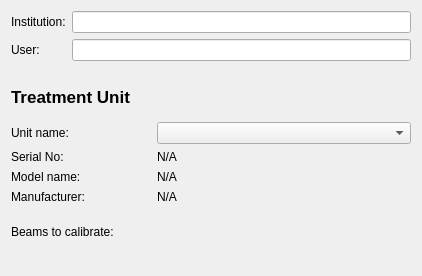
              <widget class="QWidget" name="scrollAreaWidgetContents_2">
               <property name="geometry">
                <rect>
                 <x>0</x>
                 <y>0</y>
                 <width>418</width>
                 <height>276</height>
                </rect>
               </property>
               <property name="sizePolicy">
                <sizepolicy hsizetype="MinimumExpanding" vsizetype="MinimumExpanding">
                 <horstretch>0</horstretch>
                 <verstretch>0</verstretch>
                </sizepolicy>
               </property>
               <property name="maximumSize">
                <size>
                 <width>600</width>
                 <height>16777215</height>
                </size>
               </property>
               <layout class="QVBoxLayout" name="verticalLayout_9">
                <item>
                 <layout class="QFormLayout" name="siteDetails">
                  <property name="fieldGrowthPolicy">
                   <enum>QFormLayout::ExpandingFieldsGrow</enum>
                  </property>
                  <item row="0" column="0">
                   <widget class="QLabel" name="institutionLabel">
                    <property name="text">
                     <string>Institution:</string>
                    </property>
                   </widget>
                  </item>
                  <item row="0" column="1">
                   <widget class="QLineEdit" name="institutionLE">
                    <property name="sizePolicy">
                     <sizepolicy hsizetype="MinimumExpanding" vsizetype="Fixed">
                      <horstretch>0</horstretch>
                      <verstretch>0</verstretch>
                     </sizepolicy>
                    </property>
                   </widget>
                  </item>
                  <item row="1" column="0">
                   <widget class="QLabel" name="userLabel">
                    <property name="text">
                     <string>User:</string>
                    </property>
                   </widget>
                  </item>
                  <item row="1" column="1">
                   <widget class="QLineEdit" name="userLE"/>
                  </item>
                 </layout>
                </item>
                <item>
                 <spacer name="verticalSpacer_7">
                  <property name="orientation">
                   <enum>Qt::Vertical</enum>
                  </property>
                  <property name="sizeType">
                   <enum>QSizePolicy::Fixed</enum>
                  </property>
                  <property name="sizeHint" stdset="0">
                   <size>
                    <width>400</width>
                    <height>20</height>
                   </size>
                  </property>
                 </spacer>
                </item>
                <item>
                 <widget class="QLabel" name="treatmentUnitLabel">
                  <property name="sizePolicy">
                   <sizepolicy hsizetype="MinimumExpanding" vsizetype="Fixed">
                    <horstretch>0</horstretch>
                    <verstretch>0</verstretch>
                   </sizepolicy>
                  </property>
                  <property name="font">
                   <font>
                    <pointsize>13</pointsize>
                   </font>
                  </property>
                  <property name="text">
                   <string>&lt;html&gt;&lt;head/&gt;&lt;body&gt;&lt;p&gt;&lt;span style=&quot; font-weight:700;&quot;&gt;Treatment Unit&lt;/span&gt;&lt;/p&gt;&lt;/body&gt;&lt;/html&gt;</string>
                  </property>
                 </widget>
                </item>
                <item>
                 <layout class="QFormLayout" name="treatmentUnitFL">
                  <property name="horizontalSpacing">
                   <number>6</number>
                  </property>
                  <property name="topMargin">
                   <number>9</number>
                  </property>
                  <item row="0" column="0">
                   <widget class="QLabel" name="unitNameLabel">
                    <property name="text">
                     <string>Unit name:</string>
                    </property>
                   </widget>
                  </item>
                  <item row="0" column="1">
                   <widget class="QComboBox" name="linacNameCB">
                    <property name="sizePolicy">
                     <sizepolicy hsizetype="MinimumExpanding" vsizetype="Fixed">
                      <horstretch>0</horstretch>
                      <verstretch>0</verstretch>
                     </sizepolicy>
                    </property>
                    <property name="duplicatesEnabled">
                     <bool>false</bool>
                    </property>
                   </widget>
                  </item>
                  <item row="1" column="0">
                   <widget class="QLabel" name="linacSerialNumLabel">
                    <property name="text">
                     <string>Serial No:</string>
                    </property>
                   </widget>
                  </item>
                  <item row="1" column="1">
                   <widget class="QLabel" name="linacSerialNumField">
                    <property name="sizePolicy">
                     <sizepolicy hsizetype="Fixed" vsizetype="Preferred">
                      <horstretch>0</horstretch>
                      <verstretch>0</verstretch>
                     </sizepolicy>
                    </property>
                    <property name="text">
                     <string>N/A</string>
                    </property>
                   </widget>
                  </item>
                  <item row="2" column="0">
                   <widget class="QLabel" name="linacModelLabel">
                    <property name="text">
                     <string>Model name:</string>
                    </property>
                   </widget>
                  </item>
                  <item row="2" column="1">
                   <widget class="QLabel" name="linacModelField">
                    <property name="sizePolicy">
                     <sizepolicy hsizetype="Fixed" vsizetype="Preferred">
                      <horstretch>0</horstretch>
                      <verstretch>0</verstretch>
                     </sizepolicy>
                    </property>
                    <property name="text">
                     <string>N/A</string>
                    </property>
                   </widget>
                  </item>
                  <item row="3" column="0">
                   <widget class="QLabel" name="linacManufacLabel">
                    <property name="text">
                     <string>Manufacturer:</string>
                    </property>
                   </widget>
                  </item>
                  <item row="3" column="1">
                   <widget class="QLabel" name="linacManufacField">
                    <property name="sizePolicy">
                     <sizepolicy hsizetype="Fixed" vsizetype="Preferred">
                      <horstretch>0</horstretch>
                      <verstretch>0</verstretch>
                     </sizepolicy>
                    </property>
                    <property name="text">
                     <string>N/A</string>
                    </property>
                   </widget>
                  </item>
                  <item row="4" column="0">
                   <spacer name="doseRateSpacer">
                    <property name="orientation">
                     <enum>Qt::Vertical</enum>
                    </property>
                    <property name="sizeType">
                     <enum>QSizePolicy::Fixed</enum>
                    </property>
                    <property name="sizeHint" stdset="0">
                     <size>
                      <width>140</width>
                      <height>9</height>
                     </size>
                    </property>
                   </spacer>
                  </item>
                  <item row="5" column="0">
                   <widget class="QLabel" name="linacBeamsLabel">
                    <property name="text">
                     <string>Beams to calibrate:</string>
                    </property>
                    <property name="alignment">
                     <set>Qt::AlignLeading|Qt::AlignLeft|Qt::AlignTop</set>
                    </property>
                   </widget>
                  </item>
                  <item row="5" column="1">
                   <layout class="QGridLayout" name="linacBeamsField"/>
                  </item>
                 </layout>
                </item>
                <item>
                 <spacer name="verticalSpacer_9">
                  <property name="orientation">
                   <enum>Qt::Vertical</enum>
                  </property>
                  <property name="sizeType">
                   <enum>QSizePolicy::MinimumExpanding</enum>
                  </property>
                  <property name="sizeHint" stdset="0">
                   <size>
                    <width>0</width>
                    <height>10</height>
                   </size>
                  </property>
                 </spacer>
                </item>
               </layout>
              </widget>
